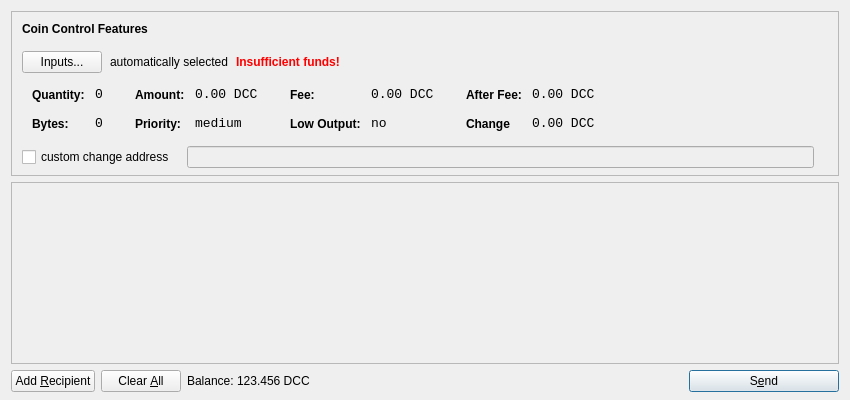
<?xml version="1.0" encoding="UTF-8"?>
<ui version="4.0">
 <class>SendCoinsDialog</class>
 <widget class="QDialog" name="SendCoinsDialog">
  <property name="geometry">
   <rect>
    <x>0</x>
    <y>0</y>
    <width>850</width>
    <height>400</height>
   </rect>
  </property>
  <property name="windowTitle">
   <string>Send Coins</string>
  </property>
  <layout class="QVBoxLayout" name="verticalLayout" stretch="0,1,0">
   <property name="bottomMargin">
    <number>8</number>
   </property>
   <item>
    <widget class="QFrame" name="frameCoinControl">
     <property name="sizePolicy">
      <sizepolicy hsizetype="Expanding" vsizetype="Expanding">
       <horstretch>0</horstretch>
       <verstretch>0</verstretch>
      </sizepolicy>
     </property>
     <property name="maximumSize">
      <size>
       <width>16777215</width>
       <height>16777215</height>
      </size>
     </property>
     <property name="frameShape">
      <enum>QFrame::StyledPanel</enum>
     </property>
     <property name="frameShadow">
      <enum>QFrame::Sunken</enum>
     </property>
     <layout class="QVBoxLayout" name="verticalLayoutCoinControl2">
      <property name="spacing">
       <number>-1</number>
      </property>
      <property name="leftMargin">
       <number>0</number>
      </property>
      <property name="topMargin">
       <number>0</number>
      </property>
      <property name="rightMargin">
       <number>0</number>
      </property>
      <property name="bottomMargin">
       <number>6</number>
      </property>
      <item>
       <layout class="QVBoxLayout" name="verticalLayoutCoinControl" stretch="0,0,0,0,1">
        <property name="spacing">
         <number>0</number>
        </property>
        <property name="leftMargin">
         <number>10</number>
        </property>
        <property name="topMargin">
         <number>10</number>
        </property>
        <item>
         <layout class="QHBoxLayout" name="horizontalLayoutCoinControl1">
          <property name="bottomMargin">
           <number>15</number>
          </property>
          <item>
           <widget class="QLabel" name="labelCoinControlFeatures">
            <property name="sizePolicy">
             <sizepolicy hsizetype="Preferred" vsizetype="Maximum">
              <horstretch>0</horstretch>
              <verstretch>0</verstretch>
             </sizepolicy>
            </property>
            <property name="font">
             <font>
              <weight>75</weight>
              <bold>true</bold>
             </font>
            </property>
            <property name="styleSheet">
             <string notr="true">font-weight:bold;</string>
            </property>
            <property name="text">
             <string>Coin Control Features</string>
            </property>
           </widget>
          </item>
         </layout>
        </item>
        <item>
         <layout class="QHBoxLayout" name="horizontalLayoutCoinControl2" stretch="0,0,0,0">
          <property name="spacing">
           <number>8</number>
          </property>
          <property name="bottomMargin">
           <number>10</number>
          </property>
          <item>
           <widget class="QPushButton" name="pushButtonCoinControl">
            <property name="styleSheet">
             <string notr="true"/>
            </property>
            <property name="text">
             <string>Inputs...</string>
            </property>
           </widget>
          </item>
          <item>
           <widget class="QLabel" name="labelCoinControlAutomaticallySelected">
            <property name="text">
             <string>automatically selected</string>
            </property>
            <property name="margin">
             <number>5</number>
            </property>
           </widget>
          </item>
          <item>
           <widget class="QLabel" name="labelCoinControlInsuffFunds">
            <property name="font">
             <font>
              <weight>75</weight>
              <bold>true</bold>
             </font>
            </property>
            <property name="styleSheet">
             <string notr="true">color:red;font-weight:bold;</string>
            </property>
            <property name="text">
             <string>Insufficient funds!</string>
            </property>
            <property name="margin">
             <number>5</number>
            </property>
           </widget>
          </item>
          <item>
           <spacer name="horizontalSpacerCoinControl">
            <property name="orientation">
             <enum>Qt::Horizontal</enum>
            </property>
            <property name="sizeHint" stdset="0">
             <size>
              <width>40</width>
              <height>1</height>
             </size>
            </property>
           </spacer>
          </item>
         </layout>
        </item>
        <item>
         <widget class="QWidget" name="widgetCoinControl" native="true">
          <property name="sizePolicy">
           <sizepolicy hsizetype="Preferred" vsizetype="Preferred">
            <horstretch>0</horstretch>
            <verstretch>0</verstretch>
           </sizepolicy>
          </property>
          <property name="minimumSize">
           <size>
            <width>0</width>
            <height>0</height>
           </size>
          </property>
          <property name="styleSheet">
           <string notr="true"/>
          </property>
          <layout class="QHBoxLayout" name="horizontalLayoutCoinControl5">
           <property name="margin">
            <number>0</number>
           </property>
           <item>
            <layout class="QHBoxLayout" name="horizontalLayoutCoinControl3" stretch="0,0,0,1">
             <property name="spacing">
              <number>20</number>
             </property>
             <property name="topMargin">
              <number>0</number>
             </property>
             <property name="bottomMargin">
              <number>10</number>
             </property>
             <item>
              <layout class="QFormLayout" name="formLayoutCoinControl1">
               <property name="horizontalSpacing">
                <number>10</number>
               </property>
               <property name="verticalSpacing">
                <number>14</number>
               </property>
               <property name="leftMargin">
                <number>10</number>
               </property>
               <property name="topMargin">
                <number>4</number>
               </property>
               <property name="rightMargin">
                <number>6</number>
               </property>
               <item row="0" column="0">
                <widget class="QLabel" name="labelCoinControlQuantityText">
                 <property name="styleSheet">
                  <string notr="true">font-weight:bold;</string>
                 </property>
                 <property name="text">
                  <string>Quantity:</string>
                 </property>
                 <property name="margin">
                  <number>0</number>
                 </property>
                </widget>
               </item>
               <item row="0" column="1">
                <widget class="QLabel" name="labelCoinControlQuantity">
                 <property name="font">
                  <font>
                   <family>Monospace</family>
                   <pointsize>10</pointsize>
                  </font>
                 </property>
                 <property name="cursor">
                  <cursorShape>IBeamCursor</cursorShape>
                 </property>
                 <property name="contextMenuPolicy">
                  <enum>Qt::ActionsContextMenu</enum>
                 </property>
                 <property name="text">
                  <string>0</string>
                 </property>
                 <property name="margin">
                  <number>0</number>
                 </property>
                 <property name="textInteractionFlags">
                  <set>Qt::LinksAccessibleByMouse|Qt::TextSelectableByKeyboard|Qt::TextSelectableByMouse</set>
                 </property>
                </widget>
               </item>
               <item row="1" column="0">
                <widget class="QLabel" name="labelCoinControlBytesText">
                 <property name="styleSheet">
                  <string notr="true">font-weight:bold;</string>
                 </property>
                 <property name="text">
                  <string>Bytes:</string>
                 </property>
                </widget>
               </item>
               <item row="1" column="1">
                <widget class="QLabel" name="labelCoinControlBytes">
                 <property name="font">
                  <font>
                   <family>Monospace</family>
                   <pointsize>10</pointsize>
                  </font>
                 </property>
                 <property name="cursor">
                  <cursorShape>IBeamCursor</cursorShape>
                 </property>
                 <property name="contextMenuPolicy">
                  <enum>Qt::ActionsContextMenu</enum>
                 </property>
                 <property name="text">
                  <string>0</string>
                 </property>
                 <property name="textInteractionFlags">
                  <set>Qt::LinksAccessibleByMouse|Qt::TextSelectableByKeyboard|Qt::TextSelectableByMouse</set>
                 </property>
                </widget>
               </item>
              </layout>
             </item>
             <item>
              <layout class="QFormLayout" name="formLayoutCoinControl2">
               <property name="horizontalSpacing">
                <number>10</number>
               </property>
               <property name="verticalSpacing">
                <number>14</number>
               </property>
               <property name="leftMargin">
                <number>6</number>
               </property>
               <property name="topMargin">
                <number>4</number>
               </property>
               <property name="rightMargin">
                <number>6</number>
               </property>
               <item row="0" column="0">
                <widget class="QLabel" name="labelCoinControlAmountText">
                 <property name="styleSheet">
                  <string notr="true">font-weight:bold;</string>
                 </property>
                 <property name="text">
                  <string>Amount:</string>
                 </property>
                 <property name="margin">
                  <number>0</number>
                 </property>
                </widget>
               </item>
               <item row="0" column="1">
                <widget class="QLabel" name="labelCoinControlAmount">
                 <property name="font">
                  <font>
                   <family>Monospace</family>
                   <pointsize>10</pointsize>
                  </font>
                 </property>
                 <property name="cursor">
                  <cursorShape>IBeamCursor</cursorShape>
                 </property>
                 <property name="contextMenuPolicy">
                  <enum>Qt::ActionsContextMenu</enum>
                 </property>
                 <property name="text">
                  <string>0.00 DCC</string>
                 </property>
                 <property name="textInteractionFlags">
                  <set>Qt::LinksAccessibleByMouse|Qt::TextSelectableByKeyboard|Qt::TextSelectableByMouse</set>
                 </property>
                </widget>
               </item>
               <item row="1" column="0">
                <widget class="QLabel" name="labelCoinControlPriorityText">
                 <property name="styleSheet">
                  <string notr="true">font-weight:bold;</string>
                 </property>
                 <property name="text">
                  <string>Priority:</string>
                 </property>
                </widget>
               </item>
               <item row="1" column="1">
                <widget class="QLabel" name="labelCoinControlPriority">
                 <property name="font">
                  <font>
                   <family>Monospace</family>
                   <pointsize>10</pointsize>
                  </font>
                 </property>
                 <property name="cursor">
                  <cursorShape>IBeamCursor</cursorShape>
                 </property>
                 <property name="contextMenuPolicy">
                  <enum>Qt::ActionsContextMenu</enum>
                 </property>
                 <property name="text">
                  <string>medium</string>
                 </property>
                 <property name="textInteractionFlags">
                  <set>Qt::LinksAccessibleByMouse|Qt::TextSelectableByKeyboard|Qt::TextSelectableByMouse</set>
                 </property>
                </widget>
               </item>
              </layout>
             </item>
             <item>
              <layout class="QFormLayout" name="formLayoutCoinControl3">
               <property name="horizontalSpacing">
                <number>10</number>
               </property>
               <property name="verticalSpacing">
                <number>14</number>
               </property>
               <property name="leftMargin">
                <number>6</number>
               </property>
               <property name="topMargin">
                <number>4</number>
               </property>
               <property name="rightMargin">
                <number>6</number>
               </property>
               <item row="0" column="0">
                <widget class="QLabel" name="labelCoinControlFeeText">
                 <property name="styleSheet">
                  <string notr="true">font-weight:bold;</string>
                 </property>
                 <property name="text">
                  <string>Fee:</string>
                 </property>
                 <property name="margin">
                  <number>0</number>
                 </property>
                </widget>
               </item>
               <item row="0" column="1">
                <widget class="QLabel" name="labelCoinControlFee">
                 <property name="font">
                  <font>
                   <family>Monospace</family>
                   <pointsize>10</pointsize>
                  </font>
                 </property>
                 <property name="cursor">
                  <cursorShape>IBeamCursor</cursorShape>
                 </property>
                 <property name="contextMenuPolicy">
                  <enum>Qt::ActionsContextMenu</enum>
                 </property>
                 <property name="text">
                  <string>0.00 DCC</string>
                 </property>
                 <property name="textInteractionFlags">
                  <set>Qt::LinksAccessibleByMouse|Qt::TextSelectableByKeyboard|Qt::TextSelectableByMouse</set>
                 </property>
                </widget>
               </item>
               <item row="1" column="0">
                <widget class="QLabel" name="labelCoinControlLowOutputText">
                 <property name="styleSheet">
                  <string notr="true">font-weight:bold;</string>
                 </property>
                 <property name="text">
                  <string>Low Output:</string>
                 </property>
                </widget>
               </item>
               <item row="1" column="1">
                <widget class="QLabel" name="labelCoinControlLowOutput">
                 <property name="font">
                  <font>
                   <family>Monospace</family>
                   <pointsize>10</pointsize>
                  </font>
                 </property>
                 <property name="cursor">
                  <cursorShape>IBeamCursor</cursorShape>
                 </property>
                 <property name="contextMenuPolicy">
                  <enum>Qt::ActionsContextMenu</enum>
                 </property>
                 <property name="text">
                  <string>no</string>
                 </property>
                 <property name="textInteractionFlags">
                  <set>Qt::LinksAccessibleByMouse|Qt::TextSelectableByKeyboard|Qt::TextSelectableByMouse</set>
                 </property>
                </widget>
               </item>
              </layout>
             </item>
             <item>
              <layout class="QFormLayout" name="formLayoutCoinControl4">
               <property name="horizontalSpacing">
                <number>10</number>
               </property>
               <property name="verticalSpacing">
                <number>14</number>
               </property>
               <property name="leftMargin">
                <number>6</number>
               </property>
               <property name="topMargin">
                <number>4</number>
               </property>
               <property name="rightMargin">
                <number>6</number>
               </property>
               <item row="0" column="0">
                <widget class="QLabel" name="labelCoinControlAfterFeeText">
                 <property name="styleSheet">
                  <string notr="true">font-weight:bold;</string>
                 </property>
                 <property name="text">
                  <string>After Fee:</string>
                 </property>
                 <property name="margin">
                  <number>0</number>
                 </property>
                </widget>
               </item>
               <item row="0" column="1">
                <widget class="QLabel" name="labelCoinControlAfterFee">
                 <property name="font">
                  <font>
                   <family>Monospace</family>
                   <pointsize>10</pointsize>
                  </font>
                 </property>
                 <property name="cursor">
                  <cursorShape>IBeamCursor</cursorShape>
                 </property>
                 <property name="contextMenuPolicy">
                  <enum>Qt::ActionsContextMenu</enum>
                 </property>
                 <property name="text">
                  <string>0.00 DCC</string>
                 </property>
                 <property name="textInteractionFlags">
                  <set>Qt::LinksAccessibleByMouse|Qt::TextSelectableByKeyboard|Qt::TextSelectableByMouse</set>
                 </property>
                </widget>
               </item>
               <item row="1" column="0">
                <widget class="QLabel" name="labelCoinControlChangeText">
                 <property name="styleSheet">
                  <string notr="true">font-weight:bold;</string>
                 </property>
                 <property name="text">
                  <string>Change</string>
                 </property>
                </widget>
               </item>
               <item row="1" column="1">
                <widget class="QLabel" name="labelCoinControlChange">
                 <property name="font">
                  <font>
                   <family>Monospace</family>
                   <pointsize>10</pointsize>
                  </font>
                 </property>
                 <property name="cursor">
                  <cursorShape>IBeamCursor</cursorShape>
                 </property>
                 <property name="contextMenuPolicy">
                  <enum>Qt::ActionsContextMenu</enum>
                 </property>
                 <property name="text">
                  <string>0.00 DCC</string>
                 </property>
                 <property name="textInteractionFlags">
                  <set>Qt::LinksAccessibleByMouse|Qt::TextSelectableByKeyboard|Qt::TextSelectableByMouse</set>
                 </property>
                </widget>
               </item>
              </layout>
             </item>
            </layout>
           </item>
          </layout>
         </widget>
        </item>
        <item>
         <layout class="QHBoxLayout" name="horizontalLayoutCoinControl4" stretch="0,0,0">
          <property name="spacing">
           <number>12</number>
          </property>
          <property name="sizeConstraint">
           <enum>QLayout::SetDefaultConstraint</enum>
          </property>
          <property name="topMargin">
           <number>5</number>
          </property>
          <property name="rightMargin">
           <number>5</number>
          </property>
          <item>
           <widget class="QCheckBox" name="checkBoxCoinControlChange">
            <property name="text">
             <string>custom change address</string>
            </property>
           </widget>
          </item>
          <item>
           <widget class="QLineEdit" name="lineEditCoinControlChange">
            <property name="enabled">
             <bool>false</bool>
            </property>
            <property name="sizePolicy">
             <sizepolicy hsizetype="Expanding" vsizetype="Fixed">
              <horstretch>0</horstretch>
              <verstretch>0</verstretch>
             </sizepolicy>
            </property>
           </widget>
          </item>
          <item>
           <widget class="QLabel" name="labelCoinControlChangeLabel">
            <property name="sizePolicy">
             <sizepolicy hsizetype="Preferred" vsizetype="Expanding">
              <horstretch>0</horstretch>
              <verstretch>0</verstretch>
             </sizepolicy>
            </property>
            <property name="minimumSize">
             <size>
              <width>0</width>
              <height>0</height>
             </size>
            </property>
            <property name="text">
             <string/>
            </property>
            <property name="margin">
             <number>3</number>
            </property>
           </widget>
          </item>
         </layout>
        </item>
        <item>
         <spacer name="verticalSpacerCoinControl">
          <property name="orientation">
           <enum>Qt::Vertical</enum>
          </property>
          <property name="sizeHint" stdset="0">
           <size>
            <width>800</width>
            <height>1</height>
           </size>
          </property>
         </spacer>
        </item>
       </layout>
      </item>
     </layout>
    </widget>
   </item>
   <item>
    <widget class="QScrollArea" name="scrollArea">
     <property name="widgetResizable">
      <bool>true</bool>
     </property>
     <widget class="QWidget" name="scrollAreaWidgetContents">
      <property name="geometry">
       <rect>
        <x>0</x>
        <y>0</y>
        <width>830</width>
        <height>165</height>
       </rect>
      </property>
      <layout class="QVBoxLayout" name="verticalLayout_2">
       <property name="margin">
        <number>0</number>
       </property>
       <item>
        <layout class="QVBoxLayout" name="entries">
         <property name="spacing">
          <number>6</number>
         </property>
        </layout>
       </item>
       <item>
        <spacer name="verticalSpacer">
         <property name="orientation">
          <enum>Qt::Vertical</enum>
         </property>
         <property name="sizeHint" stdset="0">
          <size>
           <width>20</width>
           <height>40</height>
          </size>
         </property>
        </spacer>
       </item>
      </layout>
     </widget>
    </widget>
   </item>
   <item>
    <layout class="QHBoxLayout" name="horizontalLayout">
     <item>
      <widget class="QPushButton" name="addButton">
       <property name="toolTip">
        <string>Send to multiple recipients at once</string>
       </property>
       <property name="text">
        <string>Add &amp;Recipient</string>
       </property>
       <property name="autoDefault">
        <bool>false</bool>
       </property>
      </widget>
     </item>
     <item>
      <widget class="QPushButton" name="clearButton">
       <property name="sizePolicy">
        <sizepolicy hsizetype="Minimum" vsizetype="Fixed">
         <horstretch>0</horstretch>
         <verstretch>0</verstretch>
        </sizepolicy>
       </property>
       <property name="toolTip">
        <string>Remove all transaction fields</string>
       </property>
       <property name="text">
        <string>Clear &amp;All</string>
       </property>
       <property name="autoRepeatDelay">
        <number>300</number>
       </property>
       <property name="autoDefault">
        <bool>false</bool>
       </property>
      </widget>
     </item>
     <item>
      <layout class="QHBoxLayout" name="horizontalLayout_2">
       <property name="spacing">
        <number>3</number>
       </property>
       <item>
        <widget class="QLabel" name="label">
         <property name="sizePolicy">
          <sizepolicy hsizetype="Preferred" vsizetype="Fixed">
           <horstretch>0</horstretch>
           <verstretch>0</verstretch>
          </sizepolicy>
         </property>
         <property name="text">
          <string>Balance:</string>
         </property>
        </widget>
       </item>
       <item>
        <widget class="QLabel" name="labelBalance">
         <property name="sizePolicy">
          <sizepolicy hsizetype="Preferred" vsizetype="Fixed">
           <horstretch>0</horstretch>
           <verstretch>0</verstretch>
          </sizepolicy>
         </property>
         <property name="cursor">
          <cursorShape>IBeamCursor</cursorShape>
         </property>
         <property name="text">
          <string>123.456 DCC</string>
         </property>
         <property name="textInteractionFlags">
          <set>Qt::LinksAccessibleByMouse|Qt::TextSelectableByKeyboard|Qt::TextSelectableByMouse</set>
         </property>
        </widget>
       </item>
      </layout>
     </item>
     <item>
      <spacer name="horizontalSpacer">
       <property name="orientation">
        <enum>Qt::Horizontal</enum>
       </property>
       <property name="sizeHint" stdset="0">
        <size>
         <width>40</width>
         <height>20</height>
        </size>
       </property>
      </spacer>
     </item>
     <item>
      <widget class="QPushButton" name="sendButton">
       <property name="minimumSize">
        <size>
         <width>150</width>
         <height>0</height>
        </size>
       </property>
       <property name="toolTip">
        <string>Confirm the send action</string>
       </property>
       <property name="text">
        <string>S&amp;end</string>
       </property>
       <property name="icon">
        <iconset resource="../bitcoin.qrc">
         <normaloff>:/icons/send</normaloff>:/icons/send</iconset>
       </property>
       <property name="default">
        <bool>true</bool>
       </property>
      </widget>
     </item>
    </layout>
   </item>
  </layout>
 </widget>
 <resources>
  <include location="../bitcoin.qrc"/>
 </resources>
 <connections/>
</ui>
